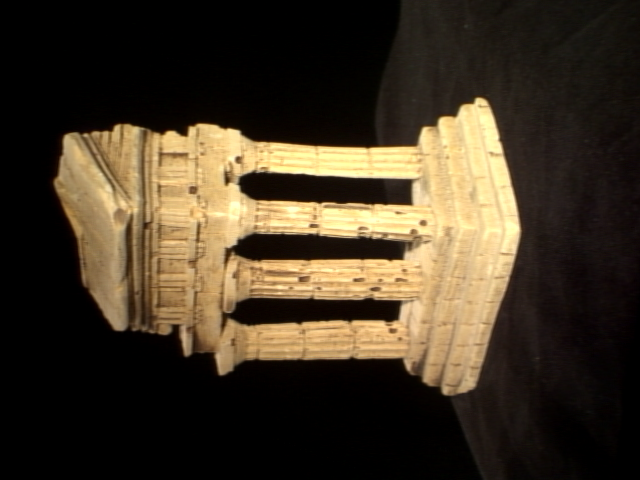
#> input picture CV/data/im1.png, 640 x 480 px, found by its file name
$ jupyter execute --allow-errors 'PRCV第三次作业.ipynb'
#> lines starting #> are read from the running program, lines starting #| are printed output that depends on the picture
完成作业后，请运行所有单元格，并将 notebook 保存为 PDF 用于 Gradescope 提交（可按 Ctrl-P 或 Cmd-P 打印）。请确保图片不要被分页截断；如有必要，请在打印 PDF 前插入文本单元格来调整分页。

马楷恒 231880174

---

# **16385 作业 3：三维重建**

# 问题 1：理论（20 分）

## 1.1 [10 分]
请参见 PDF 中的题目。

$$ \begin{array}{l}
\because \mathbf{x}^{\mathrm{T}}\mathbf{Fx}=0 \\
\therefore \begin{bmatrix} 0 & 0 & 1 \end{bmatrix}\begin{bmatrix}
f_{11} & f_{12} & f_{13} \\ f_{21} & f_{22} & f_{23} \\ f_{31} & f_{32} & f_{33}
\end{bmatrix}\begin{bmatrix} 0 \\ 0 \\ 1 \end{bmatrix}=0 \\
\therefore f_{33}=0
\end{array} $$

## 1.2 [10 分]
请参见 PDF 中的题目。

$$ \begin{align}
&\left\{\begin{array}{l} x_{i}=R_{i}X+t_{i} \\ x_{i+1}=R_{t+1}X+t_{i+1} \\ x_{i+1}=R_{\text{rel}}(x_{i}-t_{\text{rel}}) \end{array}\right. \\
\therefore\; &R_{i+1}X+t_{i+1}=R_{\text{rel}}R_{i}X+R_{\text{rel}}(t_{i}-t_{\text{rel}}) \\
\therefore\; &\left\{\begin{array}{l} R_{i+1}=R_{\text{rel}}R_{i} \\ t_{i+1}=R_{\text{rel}}(t_{i}-t_{\text{rel}}) \end{array}\right. \\
\therefore\; &\left\{\begin{array}{l} R_{\text{rel}}=R_{i+1}R_{i}^{\mathrm{T}} \\ t_{\text{rel}}=t_{i}-R_{i}R_{i+1}^{\mathrm{T}}t_{i+1} \end{array}\right. \\
& E=R_{\text{rel}}[t_{\text{rel}\times}],F=K^{\mathrm{-T}}EK^{-1}=K^{\mathrm{-T}}R_{\text{rel}}[t_{\text{rel}\times}]K^{-1}
\end{align} $$

# **编程部分**

## **初始化**

运行下面的代码，它会导入本作业需要的模块，并定义之后实现中可能用到的辅助函数。

[cell 1]
import os
import numpy as np
import scipy
import scipy.optimize
import matplotlib.pyplot as plt
from mpl_toolkits.mplot3d import Axes3D
import cv2


def calc_epi_error(pts1_homo, pts2_homo, F):
    r"""
    辅助函数：计算对应点到估计对极线之间的平方距离之和。

    pts1_homo \dot F.T \dot pts2_homo = 0

    :param pts1_homo: 形状为 (num_points, 3)，齐次坐标，未归一化。
    :param pts2_homo: 与 pts1_homo 规格相同。
    :param F: 基础矩阵
    """

    line1s = pts1_homo.dot(F.T)
    dist1 = np.square(np.divide(np.sum(np.multiply(
        line1s, pts2_homo), axis=1), np.linalg.norm(line1s[:, :2], axis=1)))

    line2s = pts2_homo.dot(F)
    dist2 = np.square(np.divide(np.sum(np.multiply(
        line2s, pts1_homo), axis=1), np.linalg.norm(line2s[:, :2], axis=1)))

    ress = (dist1 + dist2).flatten()
    return ress


def toHomogenous(pts):
    """
    在点集最后添加一列 1，将二维点转换为齐次坐标点。

    :params pts: 形状为 (num_points, 2)。
    """
    return np.vstack([pts[:,0],pts[:,1],np.ones(pts.shape[0])]).T.copy()


def _epipoles(E):
    """
    从本质矩阵/基础矩阵中计算极点。

    :params E: 本质矩阵或基础矩阵。
    """
    U, S, V = np.linalg.svd(E)
    e1 = V[-1, :]
    U, S, V = np.linalg.svd(E.T)
    e2 = V[-1, :]
    return e1, e2


def displayEpipolarF(I1, I2, F, points):
    """
    可用于检查基础矩阵 F 的绘图辅助函数。
    在第一张图像中给定若干点，函数会在第二张图像中画出对应的对极线。
    """
    e1, e2 = _epipoles(F)

    sy, sx, _ = I2.shape

    f, [ax1, ax2] = plt.subplots(1, 2, figsize=(12, 9))
    ax1.imshow(I1)
    ax1.set_title('Selected Points：')
    ax2.imshow(I2)
    ax2.set_title('Verify that the corresponding point \n is on the epipolar line in this image')

    plt.sca(ax1)

    colors = ['r','g','b','y','m','k']
    for i, out in enumerate(points):
      x, y = out #[0]

      xc = x
      yc = y
      v = np.array([xc, yc, 1])
      l = F.dot(v)
      s = np.sqrt(l[0]**2+l[1]**2)

      if s==0:
          print('displayEpipolar 中出现零线向量')

      l = l/s

      if l[0] != 0:
          ye = sy-1
          ys = 0
          xe = -(l[1] * ye + l[2])/l[0]
          xs = -(l[1] * ys + l[2])/l[0]
      else:
          xe = sx-1
          xs = 0
          ye = -(l[0] * xe + l[2])/l[1]
          ys = -(l[0] * xs + l[2])/l[1]

      # plt.plot(x,y, '*', 'MarkerSize', 6, 'LineWidth', 2);
      ax1.plot(x, y, '*', markersize=6, linewidth=2, color=colors[i%len(colors)])
      ax2.plot([xs, xe], [ys, ye], linewidth=2, color=colors[i%len(colors)])
    plt.draw()


def _singularize(F):
    U, S, V = np.linalg.svd(F)
    S[-1] = 0
    F = U.dot(np.diag(S).dot(V))
    return F

def _objective_F(f, pts1, pts2):
    F = _singularize(f.reshape([3, 3]))
    num_points = pts1.shape[0]
    # hpts1 = np.concatenate([pts1, np.ones([num_points, 1])], axis=1)
    # hpts2 = np.concatenate([pts2, np.ones([num_points, 1])], axis=1)
    Fp1 = F.dot(pts1.T)
    FTp2 = F.T.dot(pts2.T)

    r = 0
    for fp1, fp2, hp2 in zip(Fp1.T, FTp2.T, pts2):
        r += (hp2.dot(fp1))**2 * (1/(fp1[0]**2 + fp1[1]**2) + 1/(fp2[0]**2 + fp2[1]**2))
    return r

def refineF(F, pts1, pts2):
    f = scipy.optimize.fmin_powell(
        lambda x: _objective_F(x, pts1, pts2), F.reshape([-1]),
        maxiter=100000,
        maxfun=10000,
        disp=False
    )
    return _singularize(f.reshape([3, 3]))


# 用于 4.2 对极对应搜索的可视化调试函数
def epipolarMatchGUI(I1, I2, F, points, epipolarCorrespondence):
    e1, e2 = _epipoles(F)

    sy, sx, _ = I2.shape

    f, [ax1, ax2] = plt.subplots(1, 2, figsize=(12, 9))
    ax1.imshow(I1)
    ax1.set_title('你选择的点：')
    ax2.imshow(I2)
    ax2.set_title('Verify that the corresponding point \n is on the epipolar line in this image \nand that the corresponding point matches')

    plt.sca(ax1)

    colors = ['r','g','b','y','m','k']

    for i, out in enumerate(points):
      x, y = out

      xc = int(x)
      yc = int(y)
      v = np.array([xc, yc, 1])
      l = F.dot(v)
      s = np.sqrt(l[0]**2+l[1]**2)

      if s==0:
          print('displayEpipolar 中出现零线向量')

      l = l/s

      if l[0] != 0:
          ye = sy-1
          ys = 0
          xe = -(l[1] * ye + l[2])/l[0]
          xs = -(l[1] * ys + l[2])/l[0]
      else:
          xe = sx-1
          xs = 0
          ye = -(l[0] * xe + l[2])/l[1]
          ys = -(l[0] * xs + l[2])/l[1]

      ax1.plot(x, y, '*', markersize=6, linewidth=2, color=colors[i%len(colors)])
      ax2.plot([xs, xe], [ys, ye], linewidth=2, color=colors[i%len(colors)])

      # 画出由 epipolarCorrespondence 找到的匹配点
      x2, y2 = epipolarCorrespondence(I1, I2, F, xc, yc)
      ax2.plot(x2, y2, 'ro', markersize=8, linewidth=2)
      plt.draw()

## **准备数据**
本节会下载测试用的图像视角、相机内参和点对应关系，这些数据将用于测试你的实现。

[cell 2]
if not os.path.exists('data'):
  !wget https://www.andrew.cmu.edu/user/eweng/data.zip -O data.zip
  !unzip -qq "data.zip"
  print("已下载并解压数据")

# 问题 2：使用八点算法估计基础矩阵 [15 分]

在本部分中，请实现课堂中学到的八点算法，用两张图像中的对应点估计基础矩阵。

[cell 3]
def eightpoint(pts1, pts2, M):
  '''
  Q2：八点算法。
  输入：  pts1，Nx2 矩阵
          pts2，Nx2 矩阵
          M，一个标量参数，通常取 max(imwidth, imheight)
  输出： F，基础矩阵

  提示：
  (1) 使用矩阵 T 对输入 pts1 和 pts2 进行归一化。
  (2) 建立八点算法对应的线性方程。
  (3) 使用 SVD 求最小二乘解。
  (4) 使用上方提供的 `_singularize` 函数强制满足奇异性条件。
  (5) 使用上方提供的 `refineF` 函数优化计算得到的基础矩阵。
      注意：这里应使用归一化后的点，而不是原始点。
  (6) 将基础矩阵反缩放，并用右下角元素进行归一化。
  '''


  F = None
  N = pts1.shape[0]

  # ===== 在这里填写你的代码！ =====
  T = np.diag([1 / M, 1 / M, 1])
  pts1 = toHomogenous(pts1)
  pts2 = toHomogenous(pts2)
  pts1 = pts1 @ T
  pts2 = pts2 @ T
  A = np.stack([
      pts1[:, 0] * pts2[:, 0],
      pts1[:, 0] * pts2[:, 1],
      pts1[:, 0],
      pts1[:, 1] * pts2[:, 0],
      pts1[:, 1] * pts2[:, 1],
      pts1[:, 1],
      pts2[:, 0],
      pts2[:, 1],
      np.ones(N),
  ], axis=1)
  U, S, V = np.linalg.svd(A)
  F = V[-1, :].T
  F = _singularize(F.reshape(3, 3))
  F = refineF(F, pts1, pts2)
  F = T.T @ F @ T
  F = F / F[2, 2]

  # ===== 代码结束 =====

  return F

运行以下代码测试八点算法实现。你的代码应通过最后的所有 assert 检查。

[cell 4]
correspondence = np.load('data/some_corresp.npz') # 加载对应点
#> (reads CV/data/some_corresp.npz from the repository)
intrinsics = np.load('data/intrinsics.npz') # 加载相机内参
#> (reads CV/data/intrinsics.npz from the repository)
K1, K2 = intrinsics['K1'], intrinsics['K2']
pts1, pts2 = correspondence['pts1'], correspondence['pts2']
im1 = plt.imread('data/im1.png')
#> im1 is the input picture: shape (480, 640, 3) float32; mean R, G, B 0.256, 0.211, 0.145
im2 = plt.imread('data/im2.png')
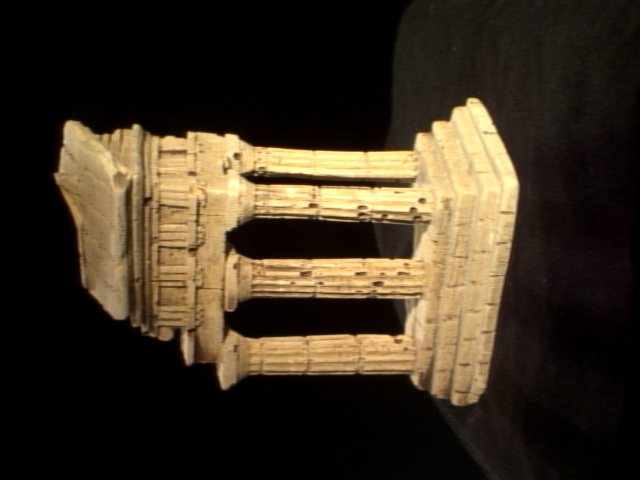
#> input picture CV/data/im2.png, 640 x 480 px, found by its file name
#> im2 is the input picture: shape (480, 640, 3) float32; mean R, G, B 0.238, 0.193, 0.13

F = eightpoint(pts1, pts2, M=np.max([*im1.shape, *im2.shape]))
print(f'恢复得到的 F:\n{F.round(4)}')
#| 恢复得到的 F:
#| [[-0.      0.     -0.2811]
#|  [ 0.      0.     -0.0099]
#|  [ 0.2713  0.0046  1.    ]]

# 简单测试：检查你的实现
pts1_homogenous, pts2_homogenous = toHomogenous(pts1), toHomogenous(pts2)

assert F.shape == (3, 3), "F 的形状错误"
assert F[2, 2] == 1, "F_33 != 1"
assert np.linalg.matrix_rank(F) == 2, "F 应为秩 2"
assert np.mean(calc_epi_error(pts1_homogenous, pts2_homogenous, F)) < 1, "F 的误差过大，结果不够准确"

下面的工具可以帮助你调试。你可以在 im1 中指定一个点，并根据求得的 F 查看 im2 中对应的对极线。提交中请包含下面生成的调试图，图中至少展示 5 组对极点-线对应关系，以说明 F 的计算正确。

[cell 5]
# im1 中需要验证其在 im2 中对应对极线的点
point = [(50,190),(200, 200), (400,180), (350,350), (520, 220)]
# 你可以修改这些点，以验证不同的点对应关系
displayEpipolarF(im1, im2, F, point)
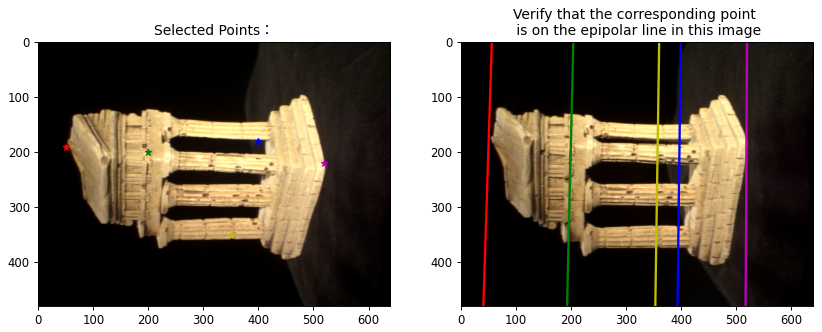
#> figure drawn by matplotlib, 2 panels

# 问题 3：度量重建（40 分）

## 3.1 本质矩阵 [10 分]

[cell 6]
def essentialMatrix(F, K1, K2):
  '''
  Q3.1：计算本质矩阵 E。
    输入：  F，基础矩阵
            K1，相机 1 的内参矩阵
            K2，相机 2 的内参矩阵
    输出： E，本质矩阵
  '''

  # ----- TODO -----
  ### BEGIN SOLUTION

  ### END SOLUTION
  return E

运行以下代码检查你的实现。

[cell 7]
correspondence = np.load('data/some_corresp.npz') # 加载对应点
intrinsics = np.load('data/intrinsics.npz') # 加载相机内参
K1, K2 = intrinsics['K1'], intrinsics['K2']
pts1, pts2 = correspondence['pts1'], correspondence['pts2']
im1 = plt.imread('data/im1.png')
im2 = plt.imread('data/im2.png')

F = eightpoint(pts1, pts2, M=np.max([*im1.shape, *im2.shape]))
#> (the rest of this cell did not finish here and is left out)

# 3.2 三角化 [15 分]

[cell 8]
# [25 lines left out: function triangulate, not called in this run]

## 3.3 寻找 M2 [15 分]

[cell 9]
# [17 lines left out: function camera2, not called in this run]


def findM2(F, pts1, pts2, intrinsics):
    '''
    Q3.3：根据对应点寻找第二个相机的投影矩阵。
        输入：  F, 预先计算好的基础矩阵
                pts1，Nx2 矩阵，每行是图像 1 中的二维坐标
                pts2，Nx2 矩阵，每行是图像 2 中的二维坐标
                intrinsics, 相机内参字典，从 .npz 文件中加载
                filename，用于保存结果的文件名（本版本无需使用）
        输出： [M2, C2, P] 计算得到的 M2（3x4）相机外参矩阵、C2（3x4）= K2 * M2，以及三维点 P（Nx3）

    ***
    提示：
    (1) 遍历 `M2s`，使用 triangulate 计算三维点和投影误差。需要记录哪一个解使点位于相机前方（z 为正）。
    (2) 查看 camera2 函数，理解如何从 `M2s` 中正确取出候选 M2。

    '''

    K1, K2 = intrinsics['K1'], intrinsics['K2']

    # ----- TODO -----
    ### BEGIN SOLUTION

    ### END SOLUTION

    return M2, C2, P

运行以下代码检查 triangulate 和 findM2 的实现。

[cell 10]
correspondence = np.load('data/some_corresp.npz') # 加载对应点
intrinsics = np.load('data/intrinsics.npz') # 加载相机内参
K1, K2 = intrinsics['K1'], intrinsics['K2']
pts1, pts2 = correspondence['pts1'], correspondence['pts2']
im1 = plt.imread('data/im1.png')
im2 = plt.imread('data/im2.png')

F = eightpoint(pts1, pts2, M=np.max([*im1.shape, *im2.shape]))

#> (the rest of this cell did not finish here and is left out)

# 问题 4：三维可视化（25 分）

[cell 11]
def epipolarCorrespondence(im1, im2, F, x1, y1):
  '''
  Q4.1：temple 图像三维可视化中的对极对应搜索。
  输入：  im1，第一张图像
          im2，第二张图像
          F，基础矩阵
          x1，im1 中某个像素的 x 坐标
          y1，im1 中某个像素的 y 坐标
  输出： x2，im2 中对应像素的 x 坐标
          y2，im2 中对应像素的 y 坐标

  提示：
  (1) 给定输入 [x1, y1]，使用基础矩阵在图像 2 中恢复对应的对极线。
  (2) 沿该对极线搜索，比较附近像素强度（可以自行定义搜索窗口），找到最佳匹配。
  (3) 可以使用高斯权重来加权像素相似度。

  '''
  # ----- TODO -----
  # 在这里填写你的代码

  # 代码结束
  return x2, y2

运行以下代码检查你的实现。

[cell 12]
correspondence = np.load('data/some_corresp.npz') # 加载对应点
intrinsics = np.load('data/intrinsics.npz') # 加载相机内参
K1, K2 = intrinsics['K1'], intrinsics['K2']
pts1, pts2 = correspondence['pts1'], correspondence['pts2']
im1 = plt.imread('data/im1.png')
im2 = plt.imread('data/im2.png')

F = eightpoint(pts1, pts2, M=np.max([*im1.shape, *im2.shape]))

# 简单测试：检查你的实现
#> (the rest of this cell did not finish here and is left out)

assert(np.linalg.norm(np.array([x2, y2]) - np.array([118, 181])) < 10)

使用下面的工具调试你的代码。

[cell 13]
# im1 中需要验证其在 im2 中对应对极线和匹配点的点
points = [(50,190), (200, 200), (400,180), (350,350), (520, 220)]
# 你可以修改这些点，以验证不同的点对应关系
#> (the rest of this cell did not finish here and is left out)


## 4.2 Temple 三维可视化 [10 分]

[cell 14]
# [21 lines left out: function compute3D_pts, not called in this run]
  # 代码结束

下面将所有部分整合起来。
提供的 starter code 会加载 `data/templeCoords.npz` 中的 temple 数据，其中包含从 im1 中手工选出的 288 个点，变量名为 x1 和 y1。
接着，调用你刚实现的函数和其他必要函数，从二维点对应关系得到三维点。最后，使用 matplotlib 或 plotly 的三维散点图可视化三维重建结果。

[cell 15]
temple_coords = np.load('data/templeCoords.npz') # 加载 temple 坐标
#> (reads CV/data/templeCoords.npz from the repository)
